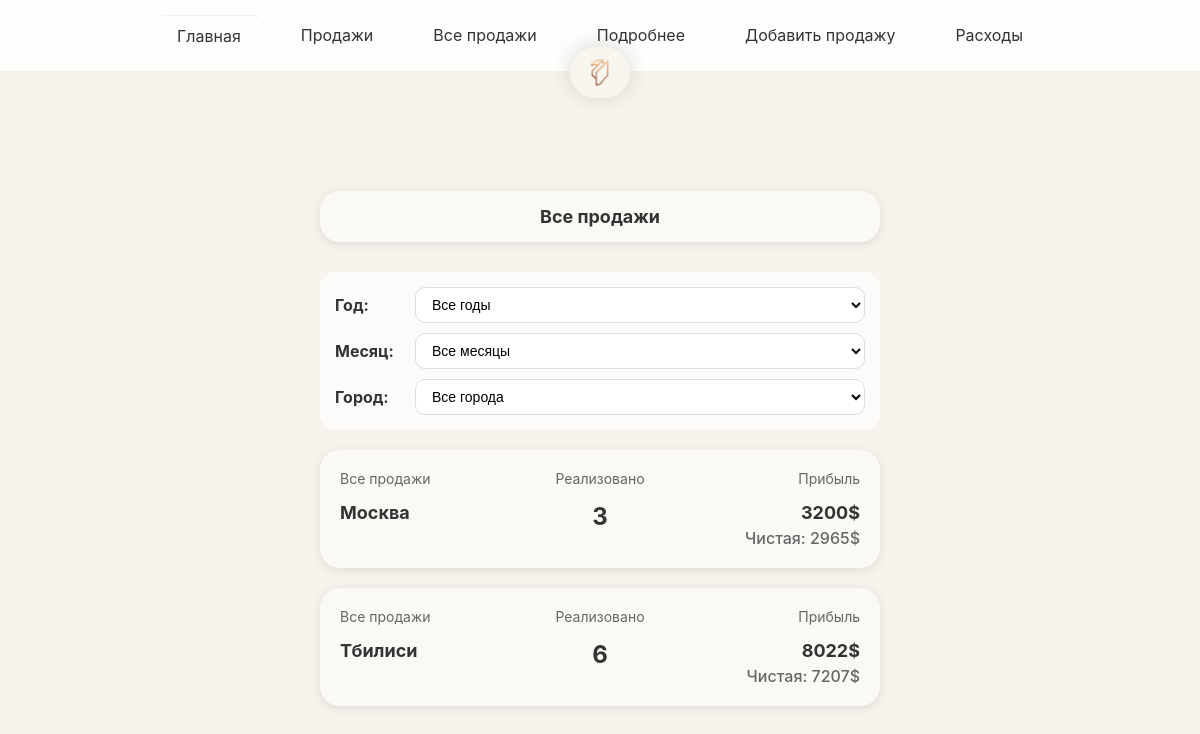
The app's page /all_sales_summary with its own data.
### app.py (models this page shows, shortened)
class City(db.Model):
    id = db.Column(db.Integer, primary_key=True)
    name = db.Column(db.String(100), unique=True, nullable=False)

### app.py (the view, shortened to what this page needs)
@app.route('/all_sales_summary')
def all_sales_summary():
    year_filter = request.args.get('year', 'all')
    month_filter = request.args.get('month', 'all')
    city_filter = request.args.get('city', 'all')
    sales_query = Sale.query
    if city_filter != 'all':
        sales_query = sales_query.join(City).filter(City.name == city_filter)
    all_sales = sales_query.all()
    cities_data = {}
    for sale in all_sales:
        city_name = sale.city.name
        sale_date = sale.date.date() if isinstance(sale.date, datetime) else sale.date
        sale_month = sale_date.month
        sale_year = sale_date.year
        if city_name not in cities_data:
            cities_data[city_name] = {
                'count': 0,
                'total_buy': 0,
                'total_sell': 0,
                'total_expenses': 0,
                'gross_profit': 0,
                'net_profit': 0,
                'months': {}  # Группировка по месяцам
            }
        data = cities_data[city_name]
        data['count'] += 1
        data['total_buy'] += sale.buy_price
        data['total_sell'] += sale.sell_price
        sale_expenses = sum(e.amount for e in sale.expenses)
        data['total_expenses'] += sale_expenses
        month_key = f"{sale_year}-{sale_month:02d}"
        if month_key not in data['months']:
            data['months'][month_key] = {
                'count': 0,
                'gross_profit': 0,
                'net_profit': 0,
                'month': sale_month,
                'year': sale_year
            }
        month_data = data['months'][month_key]
        month_data['count'] += 1
        month_data['gross_profit'] += (sale.sell_price - sale.buy_price)
        month_data['net_profit'] += (sale.sell_price - sale.buy_price - sale_expenses)
    for city_name, data in cities_data.items():
        data['gross_profit'] = data['total_sell'] - data['total_buy']
        data['net_profit'] = data['gross_profit'] - data['total_expenses']
        data['months'] = dict(sorted(data['months'].items(), reverse=True))
    months_ru = ['Январь', 'Февраль', 'Март', 'Апрель', 'Май', 'Июнь',
                 'Июль', 'Август', 'Сентябрь', 'Октябрь', 'Ноябрь', 'Декабрь']
    period_label = "Все продажи"
    if year_filter != 'all' and month_filter != 'all':
        try:
            month_name = months_ru[int(month_filter) - 1]
            period_label = f"{month_name} {year_filter}"
        except:
            period_label = f"{year_filter} год"
    elif year_filter != 'all':
        period_label = f"{year_filter} год"
    all_years = sorted(set(s.date.year for s in Sale.query.with_entities(Sale.date).all()), reverse=True)
    if not all_years:
        all_years = [date.today().year]
    all_cities = sorted([c.name for c in City.query.all()])
    return render_template('all_sales_summary.html',
                           cities_data=cities_data,
                           all_years=all_years,
                           all_cities=all_cities,
                           selected_year=year_filter,
                           selected_month=month_filter,
                           selected_city=city_filter,
                           period_label=period_label,
                           months_ru=months_ru)

### templates/all_sales_summary.html (shortened to what this page needs)
{% extends 'base.html' %}
{% block content %}
<div class="summary-container">
    <div class="logo-icon">
        <a href="{{ url_for('main') }}">
            <img src="{{ url_for('uploaded_file', filename='logo.png') }}" alt="Logo">
        </a>
    </div>
    <a href="{{ url_for('sales') }}" class="all-sales-btn">Все продажи</a>
    <div class="filters-section">
        <form method="GET">
            <div class="form-row">
                <label><strong>Год:</strong></label>
                <select name="year" id="year-select" onchange="this.form.submit()">
                    <option value="all">Все годы</option>
                </select>
            </div>
            <div class="form-row">
                <label><strong>Месяц:</strong></label>
                <select name="month" id="month-select" onchange="this.form.submit()">
                    <option value="all">Все месяцы</option>
                </select>
            </div>
            <div class="form-row">
                <label><strong>Город:</strong></label>
                <select name="city" onchange="this.form.submit()">
                    <option value="all">Все города</option>
                </select>
            </div>
        </form>
    </div>
    <ul class="cities-list">
        {% for city_name, city_data in cities_data.items()|sort %}
        <li class="city-card">
            <a href="{{ url_for('sales', city=city_name, year=selected_year if selected_year != 'all' else 'all', month=selected_month if selected_month != 'all' else 'all') }}">
                <div class="city-card-header">
                    <div class="period">{{ period_label }}</div>
                    <div class="label">Реализовано</div>
                    <div class="label-right">Прибыль</div>
                </div>
                <div class="city-card-data">
                    <div class="city-name">{{ city_name }}</div>
                    <div class="count">{{ city_data.count }}</div>
                    <div>
                        <div class="profit">{{ "%.0f"|format(city_data.gross_profit) }}$</div>
                        <div class="net-profit">Чистая: {{ "%.0f"|format(city_data.net_profit) }}$</div>
                    </div>
                </div>
            </a>
        </li>
        {% endfor %}
    </ul>
</div>
{% endblock %}

### templates/base.html (style rules this page uses)
* { margin: 0; padding: 0; box-sizing: border-box; }
body { font-family: -apple-system, BlinkMacSystemFont, 'Segoe UI', Roboto, Oxygen, Ubuntu, Cantarell, sans-serif; background: #F7F3EC; min-height: 100vh; }
img { max-height: 100px; border-radius: 4px; }

### templates/all_sales_summary.html (style rules this page uses)
.summary-container { max-width: 500px; margin: 0 auto; padding: 20px; padding-top: 150px; }
.logo-icon { position: fixed; top: 10px; left: 50%; transform: translateX(-50%); width: 120px; height: 120px; margin: 0; border-radius: 50%; display: flex; align-items: center; justify-content: center; z-index: 100; }
.logo-icon a { display: flex; align-items: center; justify-content: center; width: 100%; height: 100%; text-decoration: none; }
.logo-icon img { width: 100%; height: 100%; object-fit: contain; border-radius: 50%; cursor: pointer; }
.all-sales-btn { display: block; width: 100%; background: rgba(255, 255, 255, 0.5); color: #333; padding: 15px 25px; border-radius: 20px; text-align: center; text-decoration: none; font-size: 18px; font-weight: bold; margin-bottom: 30px; box-shadow: 0 2px 10px rgba(0,0,0,0.1); }
.filters-section { background: rgba(255, 255, 255, 0.7); padding: 15px; border-radius: 15px; margin-bottom: 20px; }
.filters-section form { display: flex; flex-direction: column; gap: 10px; }
.filters-section .form-row { display: flex; align-items: center; gap: 10px; }
.filters-section label { font-weight: 500; color: #333; white-space: nowrap; min-width: 70px; text-align: left; }
.filters-section select { padding: 8px 12px; border-radius: 10px; border: 1px solid #ddd; font-size: 14px; flex: 1; min-width: 0; background: white; }
.cities-list { list-style: none; padding: 0; margin: 0; }
.city-card { background: rgba(255, 255, 255, 0.5); border-radius: 20px; padding: 20px; margin-bottom: 20px; box-shadow: 0 2px 10px rgba(0,0,0,0.1); cursor: pointer; transition: background 0.2s, box-shadow 0.2s; }
.city-card a { text-decoration: none; color: inherit; display: block; }
.city-card-header { display: grid; grid-template-columns: 1fr auto 1fr; gap: 10px; margin-bottom: 15px; text-align: center; }
.city-card-header .period { font-size: 14px; color: #666; text-align: left; }
.city-card-header .label { font-size: 14px; color: #666; }
.city-card-header .label-right { font-size: 14px; color: #666; text-align: right; }
.city-card-data { display: grid; grid-template-columns: 1fr auto 1fr; gap: 10px; text-align: center; }
.city-card-data .city-name { font-size: 18px; font-weight: bold; color: #333; text-align: left; }
.city-card-data .count { font-size: 24px; font-weight: bold; color: #333; }
.city-card-data .profit { font-size: 18px; font-weight: bold; color: #333; text-align: right; }
.city-card-data .net-profit { font-size: 16px; font-weight: 500; color: #666; text-align: right; margin-top: 5px; }
@media (min-width: 768px) { .summary-container { max-width: 600px; padding-top: 90px; } }
@media (min-width: 768px) { .filters-section form { flex-direction: column; } }
@media (min-width: 768px) { .filters-section .form-row { width: 100%; justify-content: center; } }

### records on screen
City: period_label "Все продажи", name "Москва", count "3", gross_profit "3200", net_profit "2965"
City: period_label "Все продажи", name "Тбилиси", count "6", gross_profit "8022", net_profit "7207"
